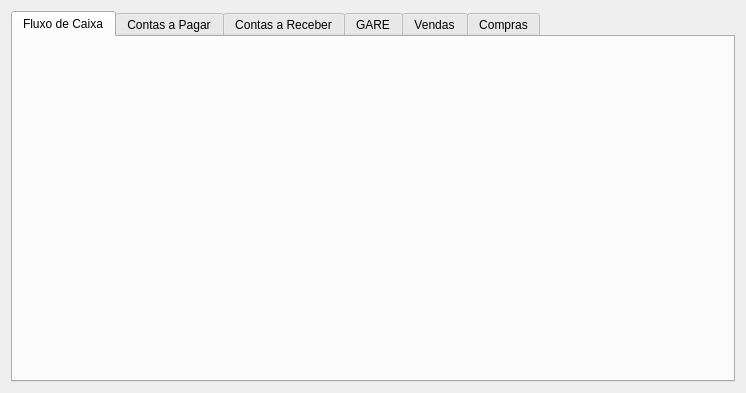
<?xml version="1.0" encoding="UTF-8"?>
<ui version="4.0">
 <class>TabFinanceiro</class>
 <widget class="QWidget" name="TabFinanceiro">
  <property name="geometry">
   <rect>
    <x>0</x>
    <y>0</y>
    <width>746</width>
    <height>393</height>
   </rect>
  </property>
  <property name="windowTitle">
   <string>Form</string>
  </property>
  <layout class="QGridLayout" name="gridLayout">
   <item row="0" column="0">
    <widget class="QTabWidget" name="tabWidget">
     <property name="currentIndex">
      <number>0</number>
     </property>
     <widget class="QWidget" name="tabFluxoCaixa">
      <attribute name="title">
       <string>Fluxo de Caixa</string>
      </attribute>
      <layout class="QGridLayout" name="gridLayout_7">
       <property name="leftMargin">
        <number>0</number>
       </property>
       <property name="topMargin">
        <number>0</number>
       </property>
       <property name="rightMargin">
        <number>0</number>
       </property>
       <property name="bottomMargin">
        <number>0</number>
       </property>
       <property name="spacing">
        <number>0</number>
       </property>
       <item row="0" column="1">
        <widget class="WidgetFinanceiroFluxoCaixa" name="widgetFluxoCaixa" native="true"/>
       </item>
      </layout>
     </widget>
     <widget class="QWidget" name="tabContasPagar">
      <attribute name="title">
       <string>Contas a Pagar</string>
      </attribute>
      <layout class="QGridLayout" name="gridLayout_4">
       <property name="leftMargin">
        <number>0</number>
       </property>
       <property name="topMargin">
        <number>0</number>
       </property>
       <property name="rightMargin">
        <number>0</number>
       </property>
       <property name="bottomMargin">
        <number>0</number>
       </property>
       <property name="spacing">
        <number>0</number>
       </property>
       <item row="0" column="0">
        <widget class="WidgetFinanceiroContas" name="widgetPagar" native="true"/>
       </item>
      </layout>
     </widget>
     <widget class="QWidget" name="tabContasReceber">
      <attribute name="title">
       <string>Contas a Receber</string>
      </attribute>
      <layout class="QGridLayout" name="gridLayout_5">
       <property name="leftMargin">
        <number>0</number>
       </property>
       <property name="topMargin">
        <number>0</number>
       </property>
       <property name="rightMargin">
        <number>0</number>
       </property>
       <property name="bottomMargin">
        <number>0</number>
       </property>
       <property name="spacing">
        <number>0</number>
       </property>
       <item row="0" column="0">
        <widget class="WidgetFinanceiroContas" name="widgetReceber" native="true"/>
       </item>
      </layout>
     </widget>
     <widget class="QWidget" name="tab">
      <attribute name="title">
       <string>GARE</string>
      </attribute>
      <layout class="QGridLayout" name="gridLayout_2">
       <item row="0" column="0">
        <widget class="WidgetGare" name="widgetGare" native="true"/>
       </item>
      </layout>
     </widget>
     <widget class="QWidget" name="tabVendas">
      <attribute name="title">
       <string>Vendas</string>
      </attribute>
      <layout class="QGridLayout" name="gridLayout_8">
       <property name="leftMargin">
        <number>0</number>
       </property>
       <property name="topMargin">
        <number>0</number>
       </property>
       <property name="rightMargin">
        <number>0</number>
       </property>
       <property name="bottomMargin">
        <number>0</number>
       </property>
       <property name="spacing">
        <number>0</number>
       </property>
       <item row="0" column="0">
        <widget class="WidgetVenda" name="widgetVenda" native="true"/>
       </item>
      </layout>
     </widget>
     <widget class="QWidget" name="tabCompras">
      <attribute name="title">
       <string>Compras</string>
      </attribute>
      <layout class="QGridLayout" name="gridLayout_9">
       <property name="leftMargin">
        <number>0</number>
       </property>
       <property name="topMargin">
        <number>0</number>
       </property>
       <property name="rightMargin">
        <number>0</number>
       </property>
       <property name="bottomMargin">
        <number>0</number>
       </property>
       <property name="spacing">
        <number>0</number>
       </property>
       <item row="0" column="0">
        <widget class="WidgetFinanceiroCompra" name="widgetCompra" native="true"/>
       </item>
      </layout>
     </widget>
    </widget>
   </item>
  </layout>
 </widget>
 <customwidgets>
  <customwidget>
   <class>WidgetVenda</class>
   <extends>QWidget</extends>
   <header>src/widgetvenda.h</header>
   <container>1</container>
  </customwidget>
  <customwidget>
   <class>WidgetFinanceiroFluxoCaixa</class>
   <extends>QWidget</extends>
   <header>src/widgetfinanceirofluxocaixa.h</header>
   <container>1</container>
  </customwidget>
  <customwidget>
   <class>WidgetFinanceiroContas</class>
   <extends>QWidget</extends>
   <header>src/widgetfinanceirocontas.h</header>
   <container>1</container>
  </customwidget>
  <customwidget>
   <class>WidgetFinanceiroCompra</class>
   <extends>QWidget</extends>
   <header>src/widgetfinanceirocompra.h</header>
   <container>1</container>
  </customwidget>
  <customwidget>
   <class>WidgetGare</class>
   <extends>QWidget</extends>
   <header>src/widgetgare.h</header>
   <container>1</container>
  </customwidget>
 </customwidgets>
 <resources/>
 <connections/>
</ui>
